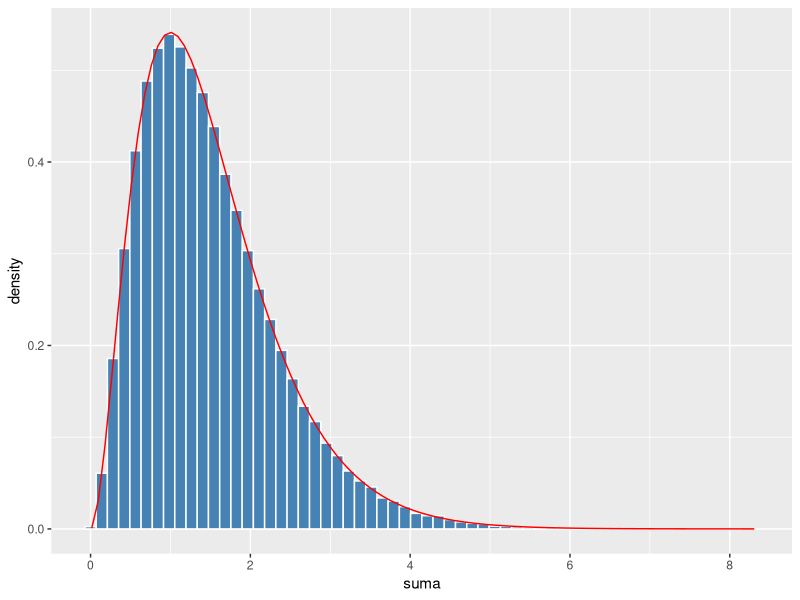
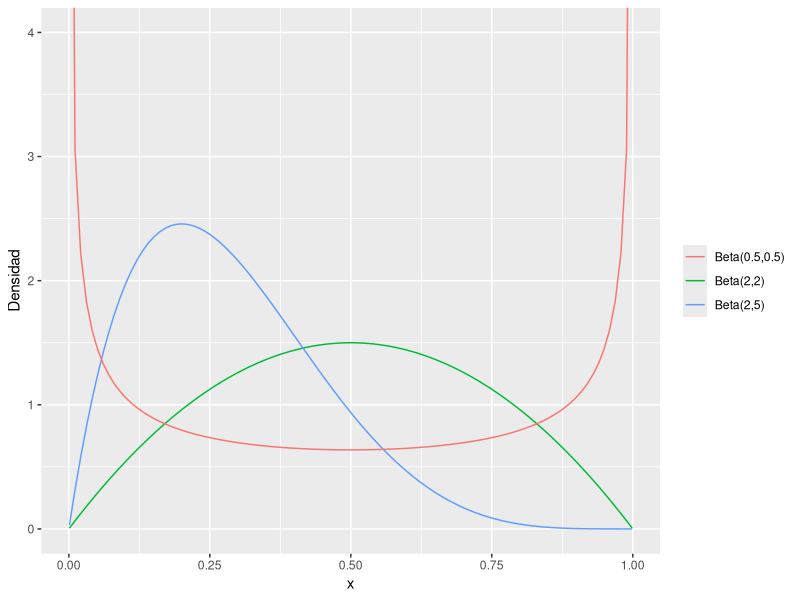

Here is the R script that generated these plots, in order:
## ---- chunk 1
library(tidyverse)
set.seed(2026)
## ---- chunk 2
dbinom(0, 50, 0.04)
pbinom(3, 50, 0.04)
50 * 0.04
## ---- chunk 3
k <- 0:6
tibble(k, binomial = dbinom(k, 50, 0.04), poisson = dpois(k, 50 * 0.04)) |>
  mutate(error = abs(binomial - poisson))
## ---- chunk 4
dhyper(0:3, m = 6, n = 24, k = 8)
dbinom(0:3, size = 8, prob = 6/30)
## ---- chunk 5
dpois(0, lambda = 3 * 0.5)                 # ningún correo en 30 minutos
pexp(0.5, rate = 3, lower.tail = FALSE)    # el primero tarda más de 30 minutos
pexp(20 / 60, rate = 3, lower.tail = FALSE)
## ---- chunk 6
#| label: fig-lab-gamma
#| fig-cap: "Suma de tres exponenciales frente a la densidad Gamma(3, 2)."
suma <- replicate(1e5, sum(rexp(3, rate = 2)))
c(media = mean(suma), teorica = 3 / 2, varianza = var(suma), v_teorica = 3 / 4)

ggplot(tibble(suma), aes(suma)) +
  geom_histogram(aes(y = after_stat(density)), bins = 60,
                 fill = "steelblue", color = "white") +
  stat_function(fun = dgamma, args = list(shape = 3, rate = 2), color = "red")
## ---- chunk 7
# 1: en R, X = fracasos antes de la primera cara; "más de 4 lanzamientos" = X >= 4
pgeom(3, 0.5, lower.tail = FALSE)
(1 - 0.5) / 0.5 + 1        # esperanza del número de lanzamientos = 2

# 2
1 - pbinom(5, 200, 0.02)
1 - ppois(5, 200 * 0.02)

# 3
pnorm(5, 6.2, 1.8)
qnorm(0.85, 6.2, 1.8)
pnorm(8, 6.2, 1.8) - pnorm(5, 6.2, 1.8)

# 4
z <- rnorm(1e5); w <- rchisq(1e5, 5)
q <- c(0.05, 0.25, 0.5, 0.75, 0.95)
rbind(simulada = quantile(z / sqrt(w / 5), q), teorica = qt(q, 5))

# 5
pexp(9, 1/4, lower.tail = FALSE) / pexp(5, 1/4, lower.tail = FALSE)
pexp(4, 1/4, lower.tail = FALSE)

# 6
ggplot(tibble(x = c(0.001, 0.999)), aes(x)) +
  stat_function(fun = dbeta, args = list(shape1 = 2, shape2 = 2), aes(color = "Beta(2,2)")) +
  stat_function(fun = dbeta, args = list(shape1 = 2, shape2 = 5), aes(color = "Beta(2,5)")) +
  stat_function(fun = dbeta, args = list(shape1 = 0.5, shape2 = 0.5), aes(color = "Beta(0.5,0.5)")) +
  coord_cartesian(ylim = c(0, 4)) +
  labs(color = NULL, y = "Densidad")
